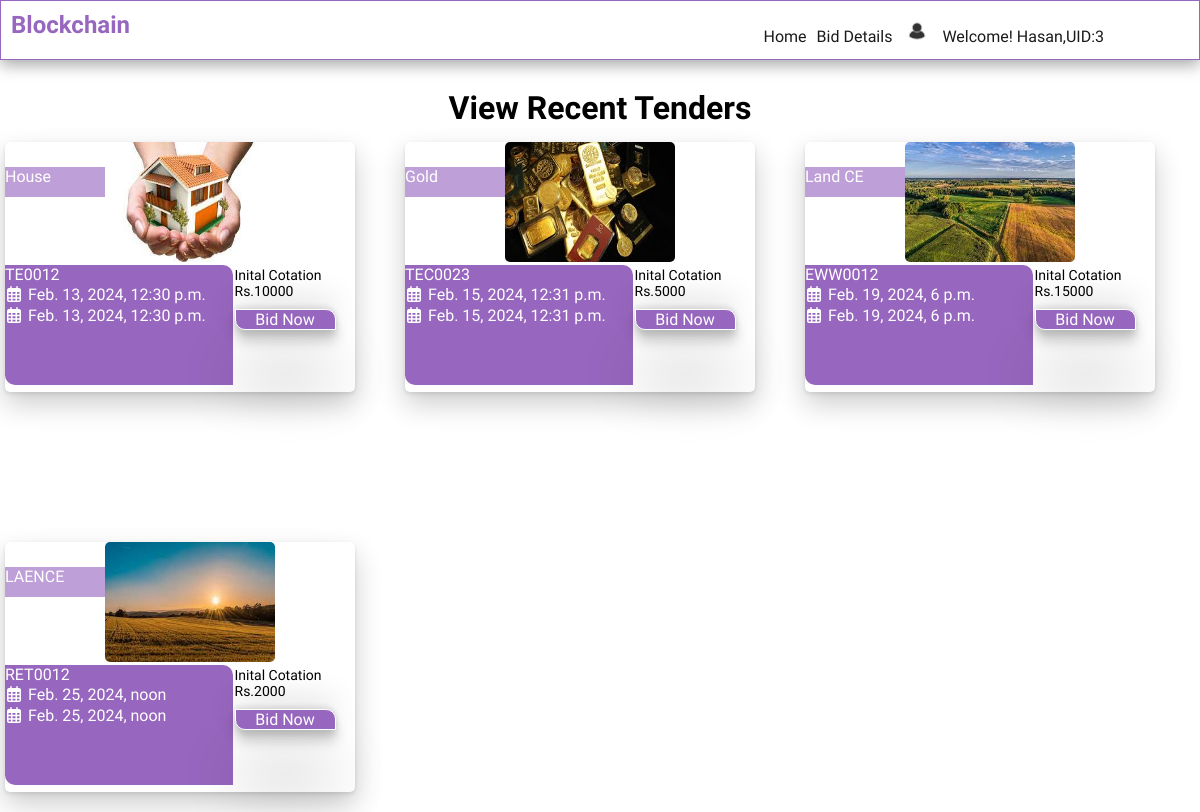
The app's page /dashboard/ (signed in) with its own data.
### eadmin/models.py (models this page shows)
class particpants(models.Model):
    username = models.CharField(max_length=100,null=False, blank=False)
    password = models.CharField(max_length=100)
    contact = models.CharField(max_length=100)
    email = models.CharField(max_length=100)
    profile_picture = models.ImageField(upload_to=getFile,null=True,blank=True)
    created_at=models.DateTimeField(auto_now_add=True)

class tender(models.Model):
    title = models.CharField(max_length=100,null=False, blank=False)
    started_at = models.DateTimeField()
    ended_at = models.DateTimeField()
    img = models.ImageField(upload_to=getFile,null=True,blank=True)
    created_at=models.DateTimeField(auto_now_add=True)
    tenderNo = models.CharField(max_length=100,null=False,blank=False)
    status=  models.BooleanField(default=True)
    initalCotation = models.CharField(max_length=100,null=False,blank=False,default=0)

### eadmin/views.py (the view)
# urls.py: path("dashboard/",views.dashboard, name="dashboard"),
def dashboard(request):
    participant_info = getattr(request, 'participant_info', None)
    if not participant_info:
        return redirect('login')  # Redirect to login if participant_info is not available
    logger.warning(str(participant_info.id))  # Log participant ID
    tenders = getattr(request, 'tenderList', None)
    logger.warning(f"Tenders: {tenders}")
    return render(request, "e-participant/index.html", {'participant_info': participant_info,'tenders':tenders},)

### eadmin/BlockchainMiddleWare.py (called while the page is built)
    def __call__(self, request):
        tender_id = request.GET.get('tender_id', None)  # Assuming the tenderid is passed via GET parameter
        block_list = None
        if tender_id:
            block_list = Blockchain.objects.filter(tenderid=tender_id)
            request.block_list = block_list
        else:
            request.block_list = None
        response = self.get_response(request)
        return response

### eadmin/tenderMiddleware.py (called while the page is built)
    def __call__(self, request):
        tenderList = None
        getTender = tender.objects.all()
        request.tenderList = getTender
        response = self.get_response(request)
        return response

### templates/e-participant/index.html
{% extends 'e-participant/layout.html' %}
{% load static %}
{% block content %}
<div class="header-container">
    <h1>View Recent Tenders</h1>
</div>
<div class="bl-container">
    {% for tender in tenders %}
    <div class="bl-card">
        <div class="bl-img">
            <img src="{% static  tender.img  %}" alt="" class="bl-img">
        </div>
        <div class="bl-content">
            <div class="bl-title">
                {{ tender.title }}
            </div>
          <div class="bl-info">
            <div class="bl-calender">
                <p>{{tender.tenderNo}}</p>
                <i class="fa-regular fa-calendar-days"><span>{{tender.started_at}}</span></i>
                <i class="fa-regular fa-calendar-days"><span>{{tender.started_at}}</span></i>
            </div>
            <div class="bl-cotation">
                <span class="header">Inital Cotation</span>
                <span class="header">Rs.{{tender.initalCotation}}</span>
                <div class="bl-btn">
                    <a href="{% url 'viewBidDetails' tender_id=tender.id %}" >Bid Now</a>
                </div>
            </div>
          </div>
        </div>
    </div>
    {% endfor %}
</div>
{% endblock %}

### templates/e-participant/layout.html (shortened to what this page needs)
<html lang="en">
<head>
    {% load static %}
    <link rel="stylesheet" href="{% static 'css/style.css' %}">
    <link rel="stylesheet" href="https://cdnjs.cloudflare.com/ajax/libs/font-awesome/6.5.1/css/all.min.css" />
</head>
<body>
    <header>
        <nav>
             <h1>Blockchain</h1>
            <ul>
                <li><a href="{% url 'dashboard' %}">Home</a></li>
                <li><a href="{% url 'bid_details' %}">Bid Details</a></li>
                <li class="dropdown">
                    <div class="dropbtn">
                        <img src="{% static 'profile/default.jpg' %}" alt="" height="30px" width="30px">
                    </div>
                </li>
                {% if participant_info %}
                <li><a href="#">Welcome! <b class="bl-fnt">{{participant_info.username}},UID:{{participant_info.id}}</b></a></li>
                {% endif%}
            </ul>
        </nav>
    </header>
    <a href="{% url 'dashboard' %}">Home</a>
    <a href="{% url 'bid_details' %}">Bid Details</a>
    <a href="{% url 'index' %}">Logout</a>
    {% block content %}
    {% endblock  %}
</body>
</html>

### static/css/style.css (style rules this page uses)
* { box-sizing: border-box; padding: 0; margin: 0; list-style: none; font-family: 'Kanit', sans-serif; text-decoration: none; }
:root { --primary-color: #9766be; --light-primary-color: #be9fd8; --green-color:#0c8835; --white-color: #ffff; --black-color: #0a0a0aee; }
header { background-color: var(--white-color); border: 1px solid var(--primary-color); height: 60px; width: 100%; top: 0; position: sticky; z-index: 1000; box-shadow: rgba(0, 0, 0, 0.35) 0px 5px 15px; }
header nav { display: flex; cursor: pointer; justify-content: space-between; margin: 10px; }
header nav ul { display: flex; justify-content: flex-end; align-items: flex-end; }
header nav ul li { padding: 5px; }
header nav ul li:last-child { margin-right: 80px; }
nav h1 { color: var(--primary-color); }
li a { color: var(--black-color); }
.bl-form p, a { color: var(--white-color); font-weight: 200; }
.dropbtn { align-items: center; flex-direction: column; }
.bl-fnt { font-weight: 200; }
.bl-container { height: 100%; width: 100%; display: grid; grid-template-columns: 1fr 1fr 1fr; }
.bl-container .bl-card { height: 250px; width: 350px; box-shadow: rgba(0, 0, 0, 0.2) 0px 12px 28px 0px, rgba(0, 0, 0, 0.1) 0px 2px 4px 0px, rgba(255, 255, 255, 0.05) 0px 0px 0px 1px inset; position: relative; margin: 5px; border-radius: 5px; }
.bl-img { height: 120px; width: 170; position: absolute; margin-left: 50px; border-radius: 5px; z-index: 1; }
.bl-content { position: absolute; width: 100%; height:100%; }
.bl-content .bl-title { position: absolute; left: 0; top: 25px; background-color: var(--light-primary-color); font-weight: 100; color: var(--white-color); width: 100px; height: 30px; }
.header-container { display: flex; justify-content: center; align-items: center; padding: 10px; }
.bl-info { position: absolute; display: flex; margin-top: 35%; min-height: 48%; width: 100%; }
.bl-calender { border-radius: 0 10px 0px 10px; background-color: var(--primary-color); color: var(--white-color); width: 65%; }
.bl-calender i { padding: 2px; }
.bl-calender span { font-weight: 100; margin: 2px; padding: 5px; }
.bl-cotation { width: 30%; padding: 2px; font-weight: 100; }
.bl-cotation .header { font-size: 14px; }
.bl-btn { display: absolute; border: 1px solid var(--white-color); color: var(--black-color); cursor: pointer; background-color: var(--primary-color); text-align: center; margin-top: 10px; border-radius: 0px 10px 0px 10px; box-shadow: rgba(0, 0, 0, 0.25) 0px 54px 55px, rgba(0, 0, 0, 0.12) 0px -12px 30px, rgba(0, 0, 0, 0.12) 0px 4px 6px, rgba(0, 0, 0, 0.17) 0px 12px 13px, rgba(0, 0, 0, 0.09) 0px -3px 5px; }

### records on screen
particpants: username "Hasan", id "3"
tender: img (picture), title "House", tenderNo "TE0012", started_at "Feb. 13, 2024, 12:30 p.m.", initalCotation "10000"
tender: img (picture), title "Gold", tenderNo "TEC0023", started_at "Feb. 15, 2024, 12:31 p.m.", initalCotation "5000"
tender: img (picture), title "Land CE", tenderNo "EWW0012", started_at "Feb. 19, 2024, 6 p.m.", initalCotation "15000"
tender: img (picture), title "LAENCE", tenderNo "RET0012", started_at "Feb. 25, 2024, noon", initalCotation "2000"
